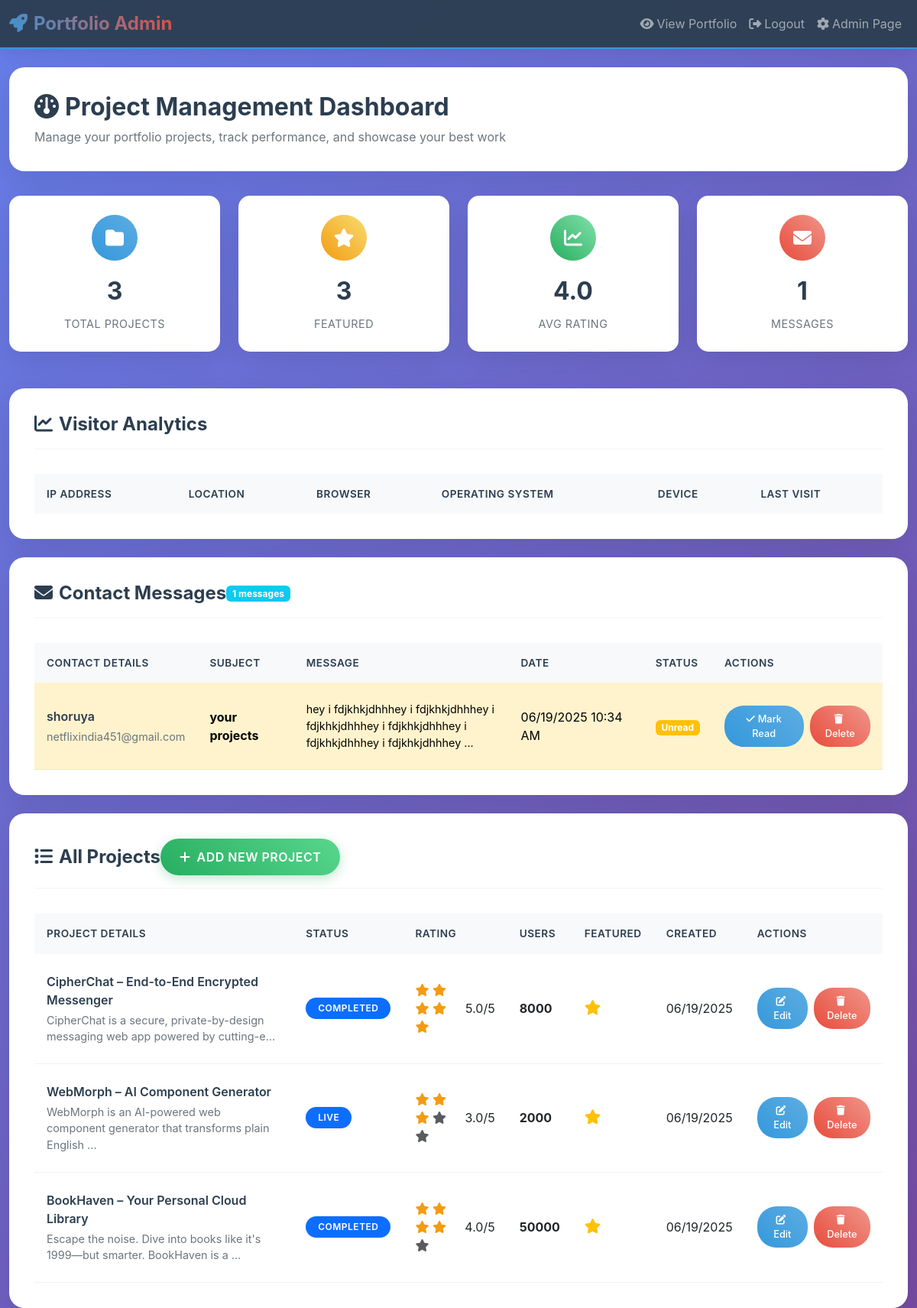
The page /admin (signed in) on the database its author committed.
### models.py (models this page shows, shortened)
    class Contact(db.Model):
        id = db.Column(db.Integer, primary_key=True)
        name = db.Column(db.String(100), nullable=False)
        email = db.Column(db.String(120), nullable=False)
        subject = db.Column(db.String(200), nullable=False)
        message = db.Column(db.Text, nullable=False)
        created_at = db.Column(db.DateTime, default=datetime.utcnow)
        is_read = db.Column(db.Boolean, default=False)

    class Project(db.Model):
        id = db.Column(db.Integer, primary_key=True)
        title = db.Column(db.String(100), nullable=False)
        description = db.Column(db.Text, nullable=False)
        thumbnail_url = db.Column(db.String(500))
        project_url = db.Column(db.String(500))
        github_url = db.Column(db.String(500))
        technologies = db.Column(db.String(500))  # Comma-separated tech stack
        status = db.Column(db.String(50), default='🚀 Live Project')  # Live Project, Client Project, Side Project, etc.
        rating = db.Column(db.Float, default=0.0)
        users_count = db.Column(db.String(20))  # e.g., "2.3k users"
        metrics = db.Column(db.String(200))  # e.g., "300% ROI, 6 weeks"
        created_at = db.Column(db.DateTime, default=datetime.utcnow)
        updated_at = db.Column(db.DateTime, default=datetime.utcnow, onupdate=datetime.utcnow)
        is_featured = db.Column(db.Boolean, default=True)

### routes.py (the view)
@app.route('/admin')
@login_required
def admin_dashboard():
    if not current_user.is_admin:
        flash('Access denied.', 'error')
        return redirect(url_for('index'))
    projects = app.Project.query.order_by(app.Project.created_at.desc()).all()
    contacts = app.Contact.query.order_by(app.Contact.created_at.desc()).all()
    total_visitors = app.Visitor.query.count()
    recent_visitors = app.Visitor.query.filter(
        app.Visitor.last_visit > datetime.utcnow() - timedelta(days=7)
    ).order_by(app.Visitor.last_visit.desc()).limit(50).all()
    browser_stats = db.session.query(
        app.Visitor.browser,
        db.func.count(app.Visitor.browser).label('count')
    ).group_by(app.Visitor.browser).all()
    os_stats = db.session.query(
        app.Visitor.os,
        db.func.count(app.Visitor.os).label('count')
    ).group_by(app.Visitor.os).all()
    device_stats = db.session.query(
        app.Visitor.device,
        db.func.count(app.Visitor.device).label('count')
    ).group_by(app.Visitor.device).all()
    recent_login_attempts = app.LoginAttempt.query.filter(
        app.LoginAttempt.created_at > datetime.utcnow() - timedelta(days=7)
    ).order_by(app.LoginAttempt.created_at.desc()).limit(20).all()
    daily_visitors = []
    for i in range(30):
        date = datetime.utcnow().date() - timedelta(days=i)
        count = app.Visitor.query.filter(
            db.func.date(app.Visitor.last_visit) == date
        ).count()
        daily_visitors.append({'date': date.strftime('%Y-%m-%d'), 'count': count})
    analytics = {
        'total_visitors': total_visitors,
        'recent_visitors': recent_visitors,
        'browser_stats': browser_stats,
        'os_stats': os_stats,
        'device_stats': device_stats,
        'daily_visitors': list(reversed(daily_visitors)),
        'recent_login_attempts': recent_login_attempts
    }
    return render_template('admin_dashboard.html',
                         projects=projects,
                         contacts=contacts,
                         analytics=analytics)

### app.py (called while the page is built)
@login_manager.user_loader
def load_user(user_id):
    return app.User.query.get(int(user_id))

### routes.py (called while the page is built)
def get_client_ip():
    if request.headers.get('X-Forwarded-For'):
        return request.headers.get('X-Forwarded-For').split(',')[0].strip()
    elif request.headers.get('X-Real-IP'):
        return request.headers.get('X-Real-IP')
    else:
        return request.remote_addr

@app.before_request
def before_request():
    if request.endpoint not in ['static', 'admin_login', 'admin_logout']:
        track_visitor()

### templates/admin_dashboard.html (shortened to what this page needs)
<!DOCTYPE html>
<html lang="en">
<head>
    <link href="https://cdn.jsdelivr.net/npm/bootstrap@5.3.0/dist/css/bootstrap.min.css" rel="stylesheet">
    <link href="https://cdnjs.cloudflare.com/ajax/libs/font-awesome/6.4.0/css/all.min.css" rel="stylesheet">
</head>
<body>
    <nav class="navbar navbar-expand-lg navbar-dark">
        <div class="container">
            <a class="navbar-brand" href="#">
                <i class="fas fa-rocket me-2"></i>Portfolio Admin
            </a>
            <div class="navbar-nav ms-auto">
                <a class="nav-link" href="{{ url_for('index') }}">
                    <i class="fas fa-eye me-1"></i>View Portfolio
                </a>
                <a class="nav-link" href="{{ url_for('admin_logout') }}">
                    <i class="fas fa-sign-out-alt me-1"></i>Logout
                </a>
                 <a class="nav-link" href="{{ url_for('admin_dashboard') }}">
                    <i class="fas fa-cog me-1"></i>Admin Page
                </a>
            </div>
        </div>
    </nav>
    <div class="container mt-4">
        <div class="admin-header">
            <h2><i class="fas fa-dashboard me-2"></i>Project Management Dashboard</h2>
            <p>Manage your portfolio projects, track performance, and showcase your best work</p>
        </div>
        <div class="row stats-row">
            <div class="col-lg-3 col-md-6 mb-3">
                <div class="stat-card">
                    <div class="stat-icon projects">
                        <i class="fas fa-folder"></i>
                    </div>
                    <div class="stat-number">{{ projects|length }}</div>
                    <div class="stat-label">Total Projects</div>
                </div>
            </div>
            <div class="col-lg-3 col-md-6 mb-3">
                <div class="stat-card">
                    <div class="stat-icon featured">
                        <i class="fas fa-star"></i>
                    </div>
                    <div class="stat-number">{{ projects|selectattr('is_featured')|list|length }}</div>
                    <div class="stat-label">Featured</div>
                </div>
            </div>
            <div class="col-lg-3 col-md-6 mb-3">
                <div class="stat-card">
                    <div class="stat-icon rating">
                        <i class="fas fa-chart-line"></i>
                    </div>
                    <div class="stat-number">{{ "%.1f"|format((projects|sum(attribute='rating')/projects|length) if projects else 0) }}</div>
                    <div class="stat-label">Avg Rating</div>
                </div>
            </div>
            <div class="col-lg-3 col-md-6 mb-3">
                <div class="stat-card">
                    <div class="stat-icon users">
                        <i class="fas fa-envelope"></i>
                    </div>
                    <div class="stat-number">{{ contacts|length }}</div>
                    <div class="stat-label">Messages</div>
                </div>
            </div>
        </div>
        <div class="projects-table-container mb-4">
            <div class="table-header">
                <h3 class="table-title">
                    <i class="fas fa-chart-line me-2"></i>Visitor Analytics
                </h3>
            </div>
            <div class="table-responsive">
                <table class="table">
                    <thead>
                        <tr>
                            <th>IP Address</th>
                            <th>Location</th>
                            <th>Browser</th>
                            <th>Operating System</th>
                            <th>Device</th>
                            <th>Last Visit</th>
                        </tr>
                    </thead>
                </table>
            </div>
        </div>
        <div class="projects-table-container mb-4">
            <div class="table-header">
                <h3 class="table-title">
                    <i class="fas fa-envelope me-2"></i>Contact Messages
                </h3>
                <span class="badge bg-info">{{ contacts|length }} messages</span>
            </div>
            <div class="table-responsive">
                <table class="table">
                    <thead>
                        <tr>
                            <th>Contact Details</th>
                            <th>Subject</th>
                            <th>Message</th>
                            <th>Date</th>
                            <th>Status</th>
                            <th>Actions</th>
                        </tr>
                    </thead>
                    <tbody>
                        {% for contact in contacts %}
                        <tr class="{% if not contact.is_read %}table-warning{% endif %}">
                            <td>
                                <div class="project-title">{{ contact.name }}</div>
                                <div class="project-description">{{ contact.email }}</div>
                            </td>
                            <td>
                                <strong>{{ contact.subject }}</strong>
                            </td>
                            <td>
                                <div class="message-preview">
                                    {{ contact.message[:100] }}{% if contact.message|length > 100 %}...{% endif %}
                                </div>
                            </td>
                            <td>{{ contact.created_at.strftime('%m/%d/%Y %I:%M %p') }}</td>
                            <td>
                                {% if contact.is_read %}
                                    <span class="badge bg-success">Read</span>
                                {% else %}
                                    <span class="badge bg-warning">Unread</span>
                                {% endif %}
                            </td>
                            <td>
                                <div class="action-buttons">
                                    {% if not contact.is_read %}
                                    <form method="POST" action="{{ url_for('mark_contact_read', contact_id=contact.id) }}" class="d-inline">
                                        <button type="submit" class="btn btn-action btn-edit">
                                            <i class="fas fa-check me-1"></i>Mark Read
                                        </button>
                                    </form>
                                    {% endif %}
                                    <form method="POST" action="{{ url_for('delete_contact', contact_id=contact.id) }}" class="d-inline delete-contact-form">
                                        <button type="submit" class="btn btn-action btn-delete">
                                            <i class="fas fa-trash me-1"></i>Delete
                                        </button>
                                    </form>
                                </div>
                            </td>
                        </tr>
                        {% endfor %}
                    </tbody>
                </table>
            </div>
        </div>
        <div class="projects-table-container">
            <div class="table-header">
                <h3 class="table-title">
                    <i class="fas fa-list me-2"></i>All Projects
                </h3>
                <a href="{{ url_for('add_project') }}" class="btn btn-success btn-add-project">
                    <i class="fas fa-plus me-2"></i>Add New Project
                </a>
            </div>
            <div class="table-responsive">
                <table class="table">
                    <thead>
                        <tr>
                            <th>Project Details</th>
                            <th>Status</th>
                            <th>Rating</th>
                            <th>Users</th>
                            <th>Featured</th>
                            <th>Created</th>
                            <th>Actions</th>
                        </tr>
                    </thead>
                    <tbody>
                        {% for project in projects %}
                        <tr>
                            <td>
                                <div class="project-title">{{ project.title }}</div>
                                <div class="project-description">{{ project.description[:80] }}{% if project.description|length > 80 %}...{% endif %}</div>
                            </td>
                            <td>
                                <span class="badge status-badge bg-primary">{{ project.status }}</span>
                            </td>
                            <td>
                                <div class="rating-display">
                                    <span class="rating-stars">
                                        {% for i in range(5) %}
                                            <i class="fas fa-star{% if i >= project.rating %} text-muted{% endif %}"></i>
                                        {% endfor %}
                                    </span>
                                    <span>{{ project.rating }}/5</span>
                                </div>
                            </td>
                            <td>
                                <strong>{{ project.users_count or 'N/A' }}</strong>
                            </td>
                            <td>
                                {% if project.is_featured %}
                                    <i class="fas fa-star text-warning featured-icon"></i>
                                {% else %}
                                    <i class="far fa-star text-muted"></i>
                                {% endif %}
                            </td>
                            <td>{{ project.created_at.strftime('%m/%d/%Y') }}</td>
                            <td>
                                <div class="action-buttons">
                                    <a href="{{ url_for('edit_project', project_id=project.id) }}" class="btn btn-action btn-edit">
                                        <i class="fas fa-edit me-1"></i>Edit
                                    </a>
                                    <form method="POST" action="{{ url_for('delete_project', project_id=project.id) }}" class="d-inline delete-form">
                                        <button type="submit" class="btn btn-action btn-delete">
                                            <i class="fas fa-trash me-1"></i>Delete
                                        </button>
                                    </form>
                                </div>
                            </td>
                        </tr>
                        {% endfor %}
                    </tbody>
                </table>
            </div>
        </div>
    </div>
</body>
</html>

### rows shown on the page
Contact: name "shoruya", email "netflixindia451@gmail.com", subject "your projects", message "hey i fdjkhkjdhhhey i fdjkhkjdhhhey i fdjkhkjdhhhey i fdjkhkjdhhhey i fdjkhkjdhhhey i fdjkhkjdhhhey", created_at "06/19/2025 10:34 AM", is_read "Unread"
Project: title "CipherChat – End-to-End Encrypted Messenger", description "CipherChat is a secure, private-by-design messaging web app powered by cutting-e", status "COMPLETED", rating "5.0", users_count "8000", is_featured True (drawn), created_at "06/19/2025"
Project: title "WebMorph – AI Component Generator", description "WebMorph is an AI-powered web component generator that transforms plain English", status "LIVE", rating "3.0", users_count "2000", is_featured True (drawn), created_at "06/19/2025"
Project: title "BookHaven – Your Personal Cloud Library", description "Escape the noise. Dive into books like it's 1999—but smarter. BookHaven is a", status "COMPLETED", rating "4.0", users_count "50000", is_featured True (drawn), created_at "06/19/2025"

### other values the page prints
{{ projects|length }} "3"
{{ projects|selectattr('is_featured')|list|length }} "3"
{{ contacts|length }} "1"
